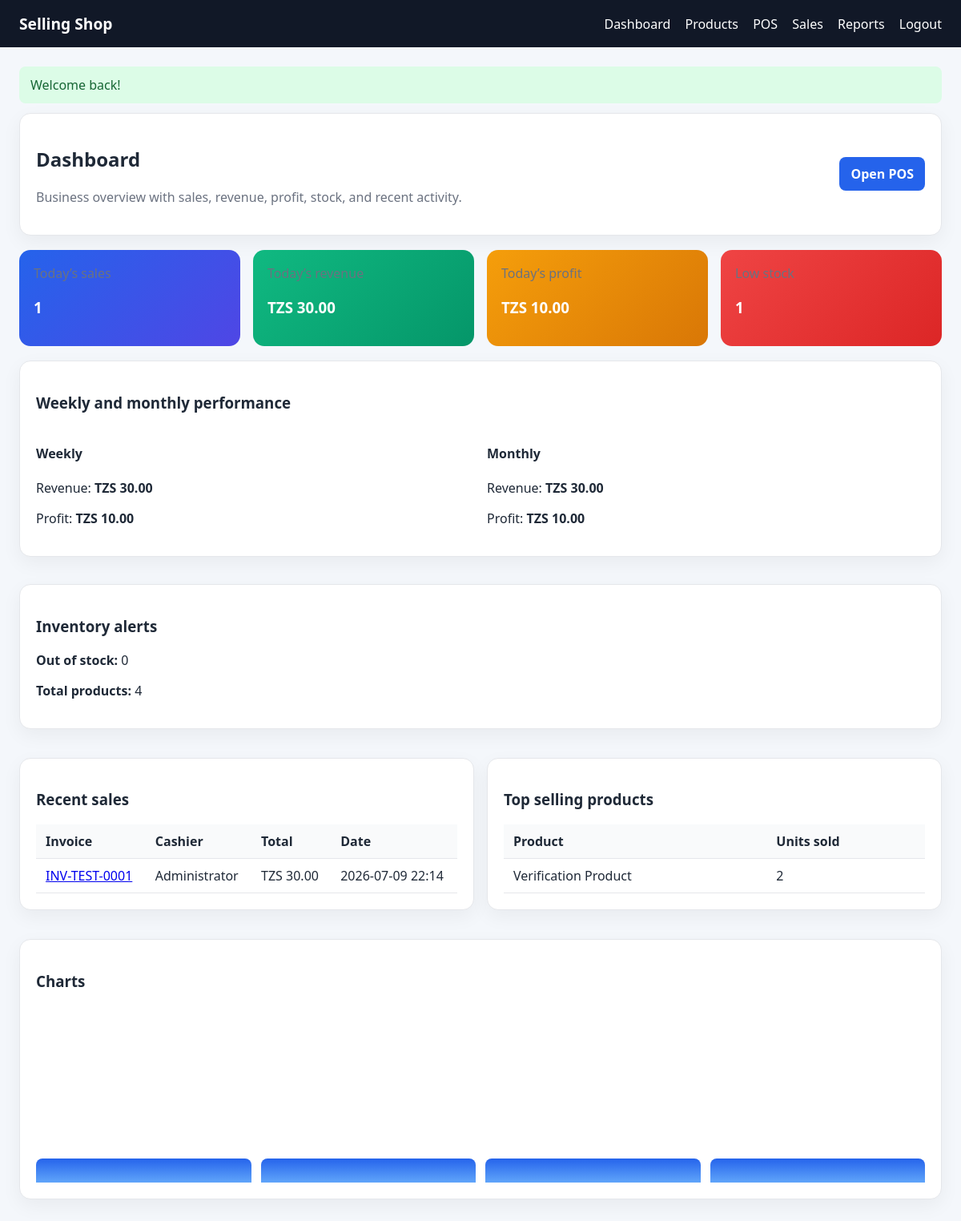
The app's page /index.php?action=dashboard (signed in) with its own data.
### tables this page shows
CREATE TABLE sales (
        id INTEGER PRIMARY KEY AUTOINCREMENT,
        invoice_number TEXT NOT NULL UNIQUE,
        cashier_id INTEGER NOT NULL,
        subtotal REAL NOT NULL DEFAULT 0,
        discount REAL NOT NULL DEFAULT 0,
        tax REAL NOT NULL DEFAULT 0,
        total REAL NOT NULL DEFAULT 0,
        revenue REAL NOT NULL DEFAULT 0,
        profit REAL NOT NULL DEFAULT 0,
        payment_method TEXT NOT NULL DEFAULT 'cash',
        status TEXT NOT NULL DEFAULT 'completed',
        created_at DATETIME DEFAULT CURRENT_TIMESTAMP,
        FOREIGN KEY(cashier_id) REFERENCES users(id)
    );

CREATE TABLE users (
        id INTEGER PRIMARY KEY AUTOINCREMENT,
        name TEXT NOT NULL,
        email TEXT NOT NULL UNIQUE,
        password TEXT NOT NULL,
        role TEXT NOT NULL DEFAULT 'cashier',
        created_at DATETIME DEFAULT CURRENT_TIMESTAMP
    );

### app/Controllers/Controller.php (called while the page is built, shortened)
<?php
class Controller {
    protected function render(string $view, array $data = []): void {
        extract($data);
        $viewFile = base_path('app/Views/' . str_replace('.', '/', $view) . '.php');
        include base_path('app/Views/partials/header.php');
        include $viewFile;
        include base_path('app/Views/partials/footer.php');
    }
}

### app/Controllers/DashboardController.php (called while the page is built, shortened)
<?php
require_once base_path('app/Controllers/Controller.php');
require_once base_path('app/Models/Product.php');
require_once base_path('app/Models/Sale.php');
class DashboardController extends Controller {
    public function index(): void {
        $productModel = new Product();
        $saleModel = new Sale();
        $today = $saleModel->summary('today');
        $week = $saleModel->summary('week');
        $month = $saleModel->summary('month');
        $totals = $saleModel->totals();
        $recentSales = $saleModel->recent(5);
        $topProducts = $productModel->topSelling(5);
        $lowStock = $productModel->lowStock();
        $outOfStock = $productModel->outOfStock();
        $totalProducts = (int)$productModel->countAll();
        $this->render('dashboard/index', [
            'today' => $today,
            'week' => $week,
            'month' => $month,
            'totals' => $totals,
            'recentSales' => $recentSales,
            'topProducts' => $topProducts,
            'lowStock' => $lowStock,
            'outOfStock' => $outOfStock,
            'totalProducts' => $totalProducts,
        ]);
    }
}

### public/index.php (called while the page is built, shortened)
<?php
require_once __DIR__ . '/../config/bootstrap.php';
require_once base_path('app/Controllers/Controller.php');
require_once base_path('app/Controllers/DashboardController.php');
$action = $_GET['action'] ?? 'dashboard';
$routes = [
    'dashboard' => ['DashboardController', 'index'],
    'login' => ['AuthController', 'loginForm'],
    'do-login' => ['AuthController', 'login'],
    'logout' => ['AuthController', 'logout'],
    'products' => ['ProductController', 'index'],
    'products/form' => ['ProductController', 'form'],
    'products/save' => ['ProductController', 'save'],
    'products/show' => ['ProductController', 'show'],
    'products/delete' => ['ProductController', 'delete'],
    'products/restore' => ['ProductController', 'restore'],
    'sales/pos' => ['SaleController', 'pos'],
    'sales/add-to-cart' => ['SaleController', 'addToCart'],
    'sales/update-cart' => ['SaleController', 'updateCart'],
    'sales/remove-item' => ['SaleController', 'removeItem'],
    'sales/checkout' => ['SaleController', 'checkout'],
    'sales/cancel' => ['SaleController', 'cancel'],
    'sales/hold' => ['SaleController', 'hold'],
    'sales/resume' => ['SaleController', 'resume'],
    'sales/history' => ['SaleController', 'history'],
    'sales/show' => ['SaleController', 'show'],
    'sales/receipt' => ['SaleController', 'receipt'],
    'sales/invoice' => ['SaleController', 'invoice'],
    'reports' => ['ReportController', 'index'],
];
[$controllerName, $method] = $routes[$action];
$controller = new $controllerName();
$controller->$method();

### config/bootstrap.php (called while the page is built, shortened)
<?php
function base_path(string $path = ''): string {
    return APP_ROOT . ($path ? '/' . ltrim($path, '/') : '');
}
function url(string $path = ''): string {
    $path = ltrim($path, '/');
    return $path ? 'index.php?action=' . $path : 'index.php';
}
function formatCurrency(float $amount): string {
    return 'TZS ' . number_format($amount, 2);
}
function getDb(): PDO {
    static $pdo = null;
    if ($pdo) {
        return $pdo;
    }
    $dbFile = getenv('DB_PATH') ?: base_path('storage/app.sqlite');
    $pdo = new PDO('sqlite:' . $dbFile);
    $pdo->setAttribute(PDO::ATTR_ERRMODE, PDO::ERRMODE_EXCEPTION);
    $pdo->setAttribute(PDO::ATTR_DEFAULT_FETCH_MODE, PDO::FETCH_ASSOC);
    return $pdo;
}

### app/Models/Model.php (called while the page is built, shortened)
<?php
class Model {
    public function __construct() {
        $this->db = getDb();
    }
}

### app/Models/Sale.php (called while the page is built, shortened)
<?php
require_once base_path('app/Models/Model.php');
class Sale extends Model {
    public function summary(string $period): array {
        $dateClause = match ($period) {
            'today' => "DATE(created_at) = DATE('now')",
            'week' => "strftime('%Y-%W', created_at) = strftime('%Y-%W', 'now')",
            'month' => "strftime('%Y-%m', created_at) = strftime('%Y-%m', 'now')",
            'year' => "strftime('%Y', created_at) = strftime('%Y', 'now')",
            default => '1=1',
        };
        $stmt = $this->db->prepare('SELECT COUNT(*) as sales_count, COALESCE(SUM(total),0) as revenue, COALESCE(SUM(profit),0) as profit FROM sales WHERE ' . $dateClause);
        $stmt->execute();
        return $stmt->fetch();
    }
    public function totals(): array {
        $stmt = $this->db->query('SELECT COUNT(*) as sales_count, COALESCE(SUM(total),0) as revenue, COALESCE(SUM(profit),0) as profit FROM sales');
        return $stmt->fetch();
    }
    public function recent(int $limit = 5): array {
        $stmt = $this->db->prepare('SELECT s.*, u.name as cashier_name FROM sales s LEFT JOIN users u ON u.id = s.cashier_id ORDER BY s.created_at DESC LIMIT :limit');
        $stmt->bindValue(':limit', $limit, PDO::PARAM_INT);
        $stmt->execute();
        return $stmt->fetchAll();
    }
}

### app/Models/Product.php (called while the page is built, shortened)
<?php
require_once base_path('app/Models/Model.php');
class Product extends Model {
    public function countAll(array $filters = []): int {
        $sql = 'SELECT COUNT(*) FROM products WHERE deleted_at IS NULL';
        $params = [];
        $stmt = $this->db->prepare($sql);
        $stmt->execute();
        return (int)$stmt->fetchColumn();
    }
    public function lowStock(): array {
        $stmt = $this->db->prepare('SELECT * FROM products WHERE deleted_at IS NULL AND stock <= minimum_stock ORDER BY stock ASC');
        $stmt->execute();
        return $stmt->fetchAll();
    }
    public function outOfStock(): array {
        $stmt = $this->db->prepare('SELECT * FROM products WHERE deleted_at IS NULL AND stock <= 0 ORDER BY stock ASC');
        $stmt->execute();
        return $stmt->fetchAll();
    }
    public function topSelling(int $limit = 5): array {
        $stmt = $this->db->prepare('SELECT p.name, p.sku, SUM(si.quantity) as total_sold FROM sale_items si JOIN products p ON p.id = si.product_id GROUP BY si.product_id ORDER BY total_sold DESC LIMIT :limit');
        $stmt->bindValue(':limit', $limit, PDO::PARAM_INT);
        $stmt->execute();
        return $stmt->fetchAll();
    }
}

### app/Views/dashboard/index.php (the view)
<div class="card">
    <div class="flex" style="justify-content:space-between;align-items:center;">
        <div>
            <h2>Dashboard</h2>
            <p class="muted">Business overview with sales, revenue, profit, stock, and recent activity.</p>
        </div>
        <a class="btn btn-primary" href="<?= url('sales/pos') ?>">Open POS</a>
    </div>
</div>
<div class="stats-grid">
    <div class="stat">
        <div class="muted">Today’s sales</div>
        <h3><?= (int)($today['sales_count'] ?? 0) ?></h3>
    </div>
    <div class="stat success">
        <div class="muted">Today’s revenue</div>
        <h3><?= formatCurrency((float)($today['revenue'] ?? 0)) ?></h3>
    </div>
    <div class="stat warning">
        <div class="muted">Today’s profit</div>
        <h3><?= formatCurrency((float)($today['profit'] ?? 0)) ?></h3>
    </div>
    <div class="stat danger">
        <div class="muted">Low stock</div>
        <h3><?= count($lowStock) ?></h3>
    </div>
</div>
<div class="grid" style="margin-top:18px;">
    <div class="card">
        <h3>Weekly and monthly performance</h3>
        <div class="grid grid-2">
            <div>
                <h4>Weekly</h4>
                <p>Revenue: <strong><?= formatCurrency((float)($week['revenue'] ?? 0)) ?></strong></p>
                <p>Profit: <strong><?= formatCurrency((float)($week['profit'] ?? 0)) ?></strong></p>
            </div>
            <div>
                <h4>Monthly</h4>
                <p>Revenue: <strong><?= formatCurrency((float)($month['revenue'] ?? 0)) ?></strong></p>
                <p>Profit: <strong><?= formatCurrency((float)($month['profit'] ?? 0)) ?></strong></p>
            </div>
        </div>
    </div>
    <div class="card">
        <h3>Inventory alerts</h3>
        <p><strong>Out of stock:</strong> <?= count($outOfStock) ?></p>
        <p><strong>Total products:</strong> <?= (int)$totalProducts ?></p>
    </div>
</div>
<div class="grid grid-2" style="margin-top:18px;">
    <div class="card">
        <h3>Recent sales</h3>
        <table class="table">
            <thead><tr><th>Invoice</th><th>Cashier</th><th>Total</th><th>Date</th></tr></thead>
            <tbody>
            <?php foreach ($recentSales as $sale): ?>
                <tr>
                    <td><a href="<?= url('sales/show&id=' . $sale['id']) ?>"><?= htmlspecialchars($sale['invoice_number']) ?></a></td>
                    <td><?= htmlspecialchars($sale['cashier_name'] ?? 'N/A') ?></td>
                    <td><?= formatCurrency((float)$sale['total']) ?></td>
                    <td><?= htmlspecialchars(substr($sale['created_at'], 0, 16)) ?></td>
                </tr>
            <?php endforeach; ?>
            </tbody>
        </table>
    </div>
    <div class="card">
        <h3>Top selling products</h3>
        <table class="table">
            <thead><tr><th>Product</th><th>Units sold</th></tr></thead>
            <tbody>
            <?php foreach ($topProducts as $product): ?>
                <tr>
                    <td><?= htmlspecialchars($product['name']) ?></td>
                    <td><?= (int)$product['total_sold'] ?></td>
                </tr>
            <?php endforeach; ?>
            </tbody>
        </table>
    </div>
</div>
<div class="card" style="margin-top:18px;">
    <h3>Charts</h3>
    <div style="display:flex;align-items:flex-end;gap:12px;height:220px;">
        <?php $bars = [($today['revenue'] ?? 0) / 5, ($week['revenue'] ?? 0) / 10, ($month['revenue'] ?? 0) / 20, ($totals['revenue'] ?? 0) / 50]; ?>
        <?php foreach ($bars as $index => $bar): ?>
            <div style="flex:1;background:linear-gradient(180deg,#2563eb,#60a5fa);height:<?= max(30, min(200, (int)$bar)) ?>px;border-radius:8px 8px 0 0;"></div>
        <?php endforeach; ?>
    </div>
</div>

### public/assets/styles.css (style rules this page uses)
:root { --bg:#f4f7fb;--card:#fff;--text:#1f2937;--muted:#6b7280;--primary:#2563eb;--accent:#10b981;--danger:#dc2626;--warning:#f59e0b;--border:#e5e7eb }
* { box-sizing:border-box;font-family:Segoe UI,Arial,sans-serif }
body { margin:0;background:var(--bg);color:var(--text) }
.card { background:var(--card);border:1px solid var(--border);border-radius:14px;padding:20px;box-shadow:0 8px 24px rgba(0,0,0,.05);margin-bottom:18px }
.grid { display:grid;gap:16px }
.grid-2 { grid-template-columns:repeat(2,minmax(0,1fr)) }
.stats-grid { display:grid;grid-template-columns:repeat(4,minmax(0,1fr));gap:16px }
.stat { background:linear-gradient(135deg,#2563eb,#4f46e5);color:white;border-radius:14px;padding:18px }
.stat.success { background:linear-gradient(135deg,#10b981,#059669) }
.stat.danger { background:linear-gradient(135deg,#ef4444,#dc2626) }
.stat.warning { background:linear-gradient(135deg,#f59e0b,#d97706) }
.muted { color:var(--muted) }
.table { width:100%;border-collapse:collapse }
.table th,.table td { padding:10px 12px;border-bottom:1px solid var(--border);text-align:left }
.table th { background:#f9fafb }
.btn { display:inline-block;padding:10px 14px;border:none;border-radius:8px;text-decoration:none;cursor:pointer;font-weight:600 }
.btn-primary { background:var(--primary);color:white }
.flex { display:flex;gap:10px;align-items:center }

### records on screen
sales: invoice_number "INV-TEST-0001", cashier.name "Administrator", total "TZS 30.00", created_at "2026-07-09 22:14"

### other values on screen
$message "Welcome back!"
$today['sales_count'] "1"
formatCurrency((float)($today['revenue'] ?? 0)) "TZS 30.00"
formatCurrency((float)($today['profit'] ?? 0)) "TZS 10.00"
count($lowStock) "1"
formatCurrency((float)($week['revenue'] ?? 0)) "TZS 30.00"
formatCurrency((float)($week['profit'] ?? 0)) "TZS 10.00"
formatCurrency((float)($month['revenue'] ?? 0)) "TZS 30.00"
formatCurrency((float)($month['profit'] ?? 0)) "TZS 10.00"
count($outOfStock) "0"
$totalProducts "4"
$product['name'] "Verification Product"
$product['total_sold'] "2"
